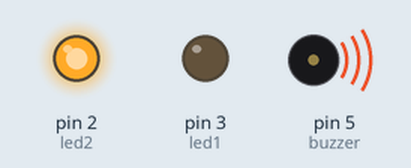
This sketch was run on a simulated Arduino Uno, built with avr-gcc and run on an emulated ATmega328P. On the bench: output pins drawn as LEDs (lit = HIGH), buzzer (waves = sounding, pin HIGH).

Above: at 0.1 s.
Timing chart, 0 to 1.6 s (numbered marks = the images above):
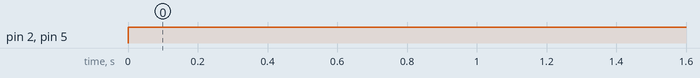

Measured:
- by itself, pin 2 (led2), pin 5 (buzzer): LOW → HIGH at 0.00 s

The sketch:

trial2.ino
```cpp
#define led1 3
#define led2 2
#define buton 4
#define buzzer 5

void setup(){
  pinMode(led1, OUTPUT);
  pinMode(led2, OUTPUT);
  pinMode(buton, INPUT);
  pinMode(buzzer, OUTPUT);
}

void loop(){
  if(buton, HIGH){
    digitalWrite(led1, LOW);
    digitalWrite(led2, HIGH);
    digitalWrite(buzzer, HIGH);
  }
  if(buton, LOW){
    digitalWrite(led1, HIGH);
    digitalWrite(led2, LOW);
    digitalWrite(buzzer, LOW);
  }
}
```
